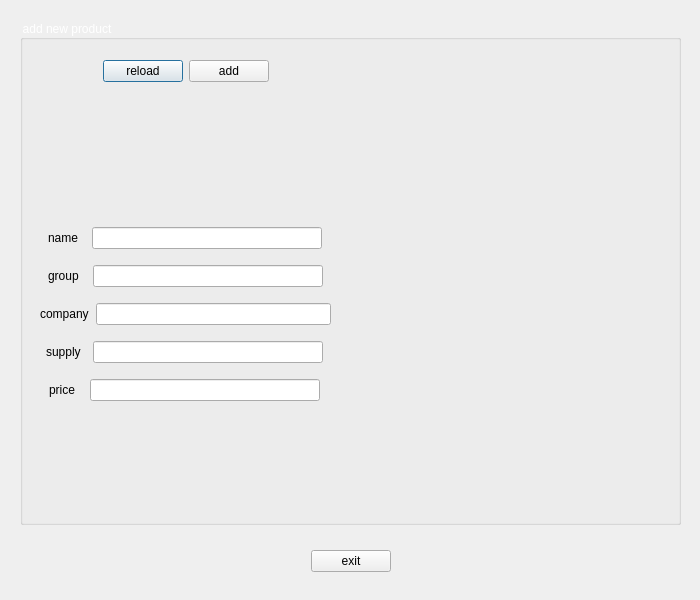
<?xml version="1.0" encoding="UTF-8"?>
<ui version="4.0">
 <class>addel</class>
 <widget class="QDialog" name="addel">
  <property name="geometry">
   <rect>
    <x>0</x>
    <y>0</y>
    <width>700</width>
    <height>600</height>
   </rect>
  </property>
  <property name="sizePolicy">
   <sizepolicy hsizetype="Fixed" vsizetype="Fixed">
    <horstretch>0</horstretch>
    <verstretch>0</verstretch>
   </sizepolicy>
  </property>
  <property name="maximumSize">
   <size>
    <width>700</width>
    <height>600</height>
   </size>
  </property>
  <property name="windowTitle">
   <string>Dialog</string>
  </property>
  <widget class="QWidget" name="back" native="true">
   <property name="geometry">
    <rect>
     <x>10</x>
     <y>10</y>
     <width>681</width>
     <height>581</height>
    </rect>
   </property>
   <property name="styleSheet">
    <string notr="true">#back
{
	border-image: url(:/new/prefix10/add.jpg);
}</string>
   </property>
   <layout class="QVBoxLayout" name="verticalLayout">
    <property name="leftMargin">
     <number>5</number>
    </property>
    <property name="topMargin">
     <number>5</number>
    </property>
    <property name="rightMargin">
     <number>5</number>
    </property>
    <property name="bottomMargin">
     <number>5</number>
    </property>
    <item>
     <layout class="QHBoxLayout" name="horizontalLayout">
      <property name="leftMargin">
       <number>5</number>
      </property>
      <property name="topMargin">
       <number>5</number>
      </property>
      <property name="rightMargin">
       <number>5</number>
      </property>
      <property name="bottomMargin">
       <number>5</number>
      </property>
      <item>
       <widget class="QGroupBox" name="groupBox_2">
        <property name="styleSheet">
         <string notr="true">color:white;</string>
        </property>
        <property name="title">
         <string>add new product</string>
        </property>
        <widget class="QWidget" name="verticalLayoutWidget_2">
         <property name="geometry">
          <rect>
           <x>10</x>
           <y>30</y>
           <width>311</width>
           <height>661</height>
          </rect>
         </property>
         <layout class="QVBoxLayout" name="verticalLayout_2">
          <property name="leftMargin">
           <number>5</number>
          </property>
          <property name="topMargin">
           <number>5</number>
          </property>
          <property name="rightMargin">
           <number>5</number>
          </property>
          <property name="bottomMargin">
           <number>5</number>
          </property>
          <item>
           <layout class="QHBoxLayout" name="horizontalLayout_9">
            <property name="leftMargin">
             <number>5</number>
            </property>
            <property name="topMargin">
             <number>5</number>
            </property>
            <property name="rightMargin">
             <number>5</number>
            </property>
            <property name="bottomMargin">
             <number>5</number>
            </property>
            <item>
             <spacer name="horizontalSpacer_7">
              <property name="orientation">
               <enum>Qt::Horizontal</enum>
              </property>
              <property name="sizeHint" stdset="0">
               <size>
                <width>40</width>
                <height>20</height>
               </size>
              </property>
             </spacer>
            </item>
            <item>
             <widget class="QPushButton" name="reload">
              <property name="styleSheet">
               <string notr="true">color:black;</string>
              </property>
              <property name="text">
               <string>reload</string>
              </property>
             </widget>
            </item>
            <item>
             <widget class="QPushButton" name="add">
              <property name="styleSheet">
               <string notr="true">color:black;</string>
              </property>
              <property name="text">
               <string>add</string>
              </property>
             </widget>
            </item>
            <item>
             <spacer name="horizontalSpacer_6">
              <property name="orientation">
               <enum>Qt::Horizontal</enum>
              </property>
              <property name="sizeHint" stdset="0">
               <size>
                <width>40</width>
                <height>20</height>
               </size>
              </property>
             </spacer>
            </item>
           </layout>
          </item>
          <item>
           <spacer name="verticalSpacer_4">
            <property name="orientation">
             <enum>Qt::Vertical</enum>
            </property>
            <property name="sizeType">
             <enum>QSizePolicy::Fixed</enum>
            </property>
            <property name="sizeHint" stdset="0">
             <size>
              <width>20</width>
              <height>90</height>
             </size>
            </property>
           </spacer>
          </item>
          <item>
           <spacer name="verticalSpacer_3">
            <property name="orientation">
             <enum>Qt::Vertical</enum>
            </property>
            <property name="sizeHint" stdset="0">
             <size>
              <width>20</width>
              <height>40</height>
             </size>
            </property>
           </spacer>
          </item>
          <item>
           <layout class="QHBoxLayout" name="horizontalLayout_3">
            <property name="leftMargin">
             <number>5</number>
            </property>
            <property name="topMargin">
             <number>5</number>
            </property>
            <property name="rightMargin">
             <number>5</number>
            </property>
            <property name="bottomMargin">
             <number>5</number>
            </property>
            <item>
             <widget class="QLabel" name="label">
              <property name="sizePolicy">
               <sizepolicy hsizetype="Fixed" vsizetype="Fixed">
                <horstretch>0</horstretch>
                <verstretch>0</verstretch>
               </sizepolicy>
              </property>
              <property name="styleSheet">
               <string notr="true">color:black;</string>
              </property>
              <property name="text">
               <string>name</string>
              </property>
             </widget>
            </item>
            <item>
             <widget class="QLineEdit" name="nameline">
              <property name="sizePolicy">
               <sizepolicy hsizetype="Fixed" vsizetype="Fixed">
                <horstretch>0</horstretch>
                <verstretch>0</verstretch>
               </sizepolicy>
              </property>
              <property name="maximumSize">
               <size>
                <width>230</width>
                <height>16777215</height>
               </size>
              </property>
              <property name="styleSheet">
               <string notr="true">color:black;</string>
              </property>
             </widget>
            </item>
           </layout>
          </item>
          <item>
           <layout class="QHBoxLayout" name="horizontalLayout_4">
            <property name="leftMargin">
             <number>5</number>
            </property>
            <property name="topMargin">
             <number>5</number>
            </property>
            <property name="rightMargin">
             <number>5</number>
            </property>
            <property name="bottomMargin">
             <number>5</number>
            </property>
            <item>
             <widget class="QLabel" name="label_2">
              <property name="sizePolicy">
               <sizepolicy hsizetype="Fixed" vsizetype="Fixed">
                <horstretch>0</horstretch>
                <verstretch>0</verstretch>
               </sizepolicy>
              </property>
              <property name="styleSheet">
               <string notr="true">color:black;</string>
              </property>
              <property name="text">
               <string>group</string>
              </property>
             </widget>
            </item>
            <item>
             <widget class="QLineEdit" name="groupline">
              <property name="maximumSize">
               <size>
                <width>230</width>
                <height>16777215</height>
               </size>
              </property>
              <property name="styleSheet">
               <string notr="true">color:black;</string>
              </property>
             </widget>
            </item>
           </layout>
          </item>
          <item>
           <layout class="QHBoxLayout" name="horizontalLayout_12">
            <property name="spacing">
             <number>7</number>
            </property>
            <property name="leftMargin">
             <number>5</number>
            </property>
            <property name="topMargin">
             <number>5</number>
            </property>
            <property name="rightMargin">
             <number>5</number>
            </property>
            <property name="bottomMargin">
             <number>5</number>
            </property>
            <item>
             <widget class="QLabel" name="label_7">
              <property name="styleSheet">
               <string notr="true">color:black;</string>
              </property>
              <property name="text">
               <string>company</string>
              </property>
             </widget>
            </item>
            <item>
             <widget class="QLineEdit" name="companyline"/>
            </item>
           </layout>
          </item>
          <item>
           <layout class="QHBoxLayout" name="horizontalLayout_5">
            <property name="leftMargin">
             <number>5</number>
            </property>
            <property name="topMargin">
             <number>5</number>
            </property>
            <property name="rightMargin">
             <number>5</number>
            </property>
            <property name="bottomMargin">
             <number>5</number>
            </property>
            <item>
             <widget class="QLabel" name="label_3">
              <property name="sizePolicy">
               <sizepolicy hsizetype="Fixed" vsizetype="Fixed">
                <horstretch>0</horstretch>
                <verstretch>0</verstretch>
               </sizepolicy>
              </property>
              <property name="styleSheet">
               <string notr="true">color:black;</string>
              </property>
              <property name="text">
               <string>supply</string>
              </property>
             </widget>
            </item>
            <item>
             <widget class="QLineEdit" name="supplyline">
              <property name="sizePolicy">
               <sizepolicy hsizetype="Fixed" vsizetype="Fixed">
                <horstretch>0</horstretch>
                <verstretch>0</verstretch>
               </sizepolicy>
              </property>
              <property name="maximumSize">
               <size>
                <width>230</width>
                <height>16777215</height>
               </size>
              </property>
              <property name="styleSheet">
               <string notr="true">color:black;</string>
              </property>
             </widget>
            </item>
           </layout>
          </item>
          <item>
           <layout class="QHBoxLayout" name="horizontalLayout_6">
            <property name="leftMargin">
             <number>5</number>
            </property>
            <property name="topMargin">
             <number>5</number>
            </property>
            <property name="rightMargin">
             <number>5</number>
            </property>
            <property name="bottomMargin">
             <number>5</number>
            </property>
            <item>
             <widget class="QLabel" name="label_4">
              <property name="sizePolicy">
               <sizepolicy hsizetype="Fixed" vsizetype="Fixed">
                <horstretch>0</horstretch>
                <verstretch>0</verstretch>
               </sizepolicy>
              </property>
              <property name="styleSheet">
               <string notr="true">color:black;</string>
              </property>
              <property name="text">
               <string>price</string>
              </property>
             </widget>
            </item>
            <item>
             <widget class="QLineEdit" name="priceline">
              <property name="sizePolicy">
               <sizepolicy hsizetype="Fixed" vsizetype="Fixed">
                <horstretch>0</horstretch>
                <verstretch>0</verstretch>
               </sizepolicy>
              </property>
              <property name="maximumSize">
               <size>
                <width>230</width>
                <height>16777215</height>
               </size>
              </property>
              <property name="styleSheet">
               <string notr="true">color:black;</string>
              </property>
             </widget>
            </item>
           </layout>
          </item>
          <item>
           <spacer name="verticalSpacer">
            <property name="orientation">
             <enum>Qt::Vertical</enum>
            </property>
            <property name="sizeType">
             <enum>QSizePolicy::Fixed</enum>
            </property>
            <property name="sizeHint" stdset="0">
             <size>
              <width>20</width>
              <height>300</height>
             </size>
            </property>
           </spacer>
          </item>
         </layout>
        </widget>
       </widget>
      </item>
     </layout>
    </item>
    <item>
     <widget class="QWidget" name="horizontalWidget_2" native="true">
      <property name="sizePolicy">
       <sizepolicy hsizetype="Fixed" vsizetype="Fixed">
        <horstretch>0</horstretch>
        <verstretch>0</verstretch>
       </sizepolicy>
      </property>
      <property name="maximumSize">
       <size>
        <width>800</width>
        <height>50</height>
       </size>
      </property>
      <layout class="QHBoxLayout" name="horizontalLayout_2">
       <item>
        <spacer name="horizontalSpacer_3">
         <property name="orientation">
          <enum>Qt::Horizontal</enum>
         </property>
         <property name="sizeHint" stdset="0">
          <size>
           <width>40</width>
           <height>20</height>
          </size>
         </property>
        </spacer>
       </item>
       <item>
        <widget class="QPushButton" name="exit">
         <property name="text">
          <string>exit</string>
         </property>
        </widget>
       </item>
       <item>
        <spacer name="horizontalSpacer_2">
         <property name="orientation">
          <enum>Qt::Horizontal</enum>
         </property>
         <property name="sizeHint" stdset="0">
          <size>
           <width>40</width>
           <height>20</height>
          </size>
         </property>
        </spacer>
       </item>
      </layout>
     </widget>
    </item>
   </layout>
  </widget>
 </widget>
 <resources/>
 <connections/>
</ui>
